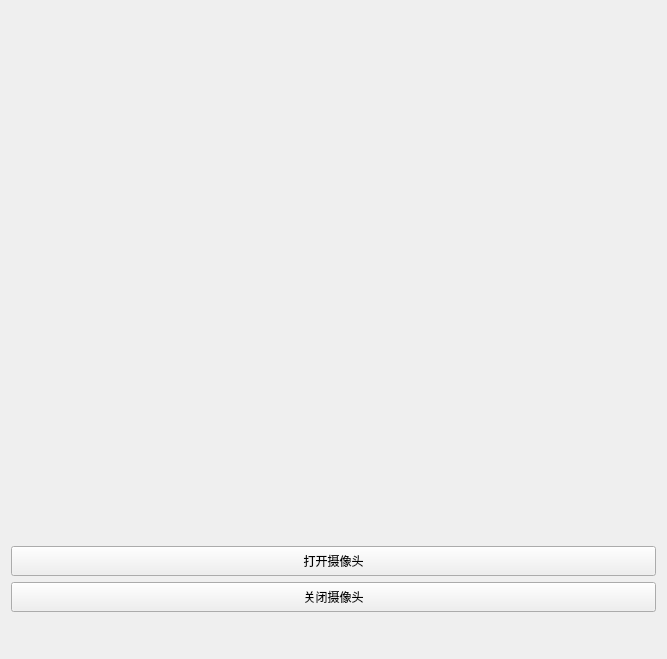
<?xml version="1.0" encoding="UTF-8"?>
<ui version="4.0">
 <class>MainWindow</class>
 <widget class="QMainWindow" name="MainWindow">
  <property name="geometry">
   <rect>
    <x>0</x>
    <y>0</y>
    <width>667</width>
    <height>659</height>
   </rect>
  </property>
  <property name="windowTitle">
   <string>MainWindow</string>
  </property>
  <widget class="QWidget" name="centralWidget">
   <layout class="QGridLayout" name="gridLayout">
    <item row="2" column="0">
     <widget class="QPushButton" name="open">
      <property name="minimumSize">
       <size>
        <width>0</width>
        <height>30</height>
       </size>
      </property>
      <property name="text">
       <string>打开摄像头</string>
      </property>
     </widget>
    </item>
    <item row="1" column="0">
     <widget class="QLabel" name="label">
      <property name="minimumSize">
       <size>
        <width>0</width>
        <height>100</height>
       </size>
      </property>
      <property name="text">
       <string/>
      </property>
     </widget>
    </item>
    <item row="4" column="0">
     <widget class="QPushButton" name="close">
      <property name="minimumSize">
       <size>
        <width>0</width>
        <height>30</height>
       </size>
      </property>
      <property name="text">
       <string>关闭摄像头</string>
      </property>
     </widget>
    </item>
    <item row="6" column="0">
     <widget class="QLabel" name="statuslabel">
      <property name="enabled">
       <bool>true</bool>
      </property>
      <property name="minimumSize">
       <size>
        <width>0</width>
        <height>10</height>
       </size>
      </property>
      <property name="maximumSize">
       <size>
        <width>16777215</width>
        <height>30</height>
       </size>
      </property>
      <property name="text">
       <string/>
      </property>
     </widget>
    </item>
   </layout>
  </widget>
 </widget>
 <layoutdefault spacing="6" margin="11"/>
 <resources/>
 <connections/>
</ui>
